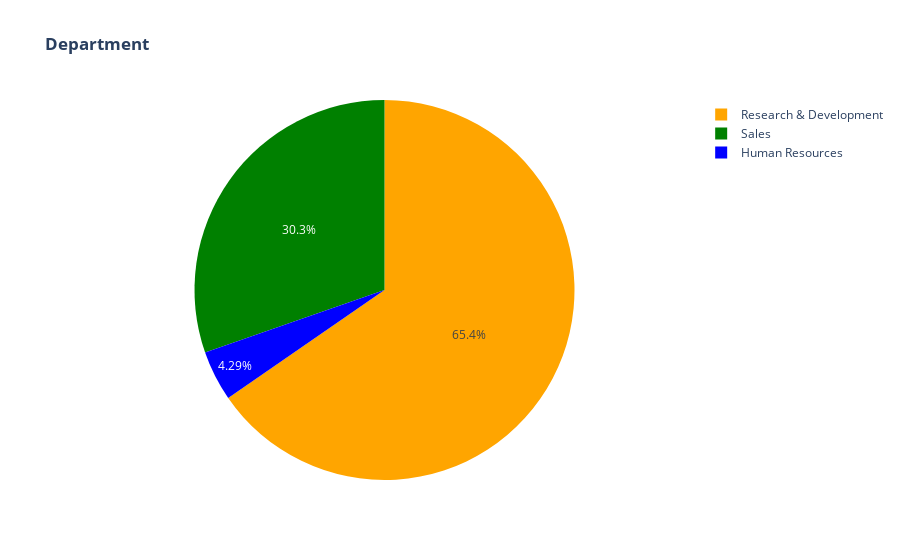

Notebook cell for this chart:
### Code cell
import plotly.graph_objects as go

# Count the values in the 'Department' column
Department_counts = df['Department'].value_counts()

# Create a pie chart for departments with 3 different colors
fig = go.Figure(data=[go.Pie(labels=Department_counts.index, values=Department_counts.values,
                             marker_colors=['orange', 'green', 'blue'])])
fig.update_layout(title='<b>Department<b>')
fig.show()

### Figure 1 — Plotly figure (JSON) as saved in the notebook; plotly's stock layout.template omitted (floating-point values rounded to 4 significant figures)
{"data": [{"labels": ["Research & Development", "Sales", "Human Resources"], "marker": {"colors": ["orange", "green", "blue"]}, "type": "pie", "values": [961, 446, 63]}], "layout": {"title": {"text": "<b>Department<b>"}}}
